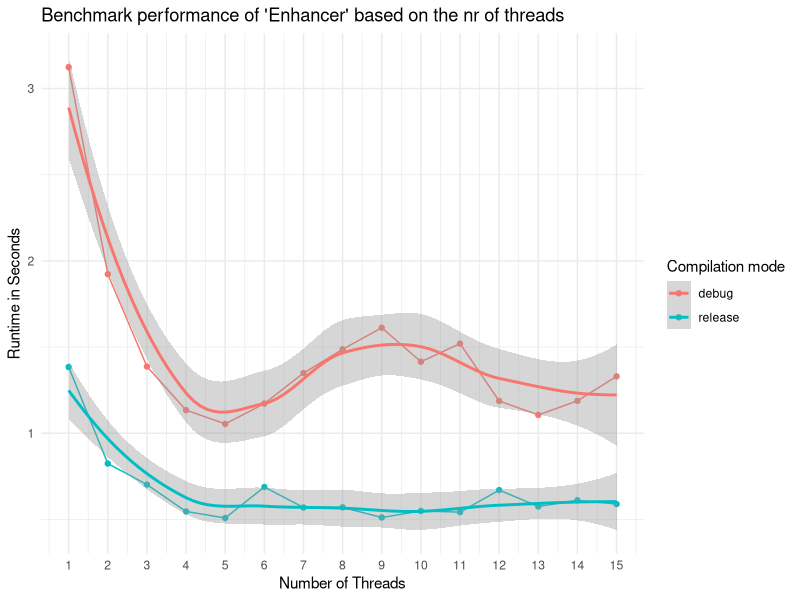
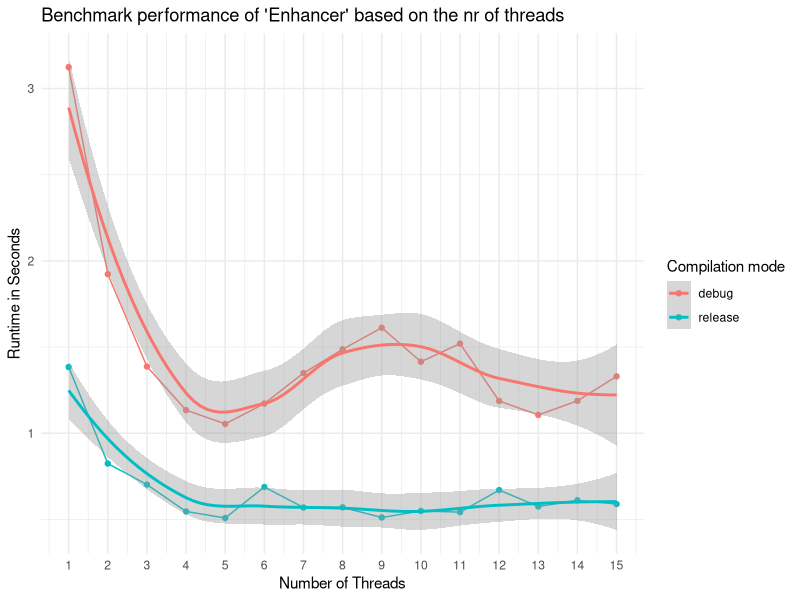

Generate these figures, in order, with R:
library(ggplot2)
library(scales)

debugdata <- read.csv("threads_benchmark_debug.csv")
releasedata <- read.csv("threads_benchmark_release.csv")

debugdata$type <- "debug"
releasedata$type <- "release"

combineddata <- rbind(debugdata, releasedata)

ggplot(data = combineddata, mapping = aes(x = number_of_threads, y = runtime_in_seconds, color = type)) +
  geom_point() +
  geom_line() +
  geom_smooth() +
  theme_minimal() +
  scale_x_continuous(breaks = 1:max(combineddata$number_of_threads)) +
  labs(title = "Benchmark performance of 'Enhancer' based on the nr of threads",
       x = "Number of Threads",
       y = "Runtime in Seconds",
       color = "Compilation mode")

ggsave("threads_benchmark_combined.png", device = "png", width = 1920, height = 1080, units = "px", dpi = 150, bg="white")
